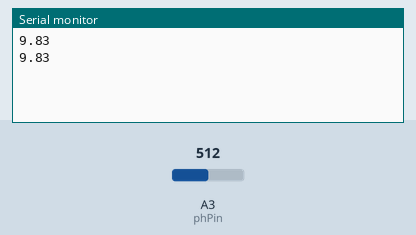
The sketch below on a simulated Arduino Uno, built with avr-gcc and run on an emulated ATmega328P. Parts: the last lines printed to the serial monitor. Inputs (shaded band) come from the test bench; at power-on: A3 (phPin) = 512.

Above: at 1.8 s.
1.9 s: A3 (phPin) set to 716
At 2.8 s:
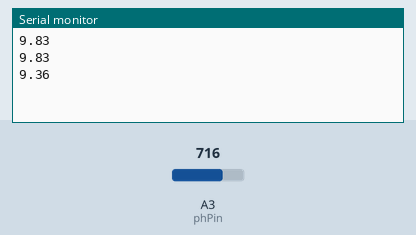
3.4 s: A3 (phPin) set to 900
At 4.8 s:
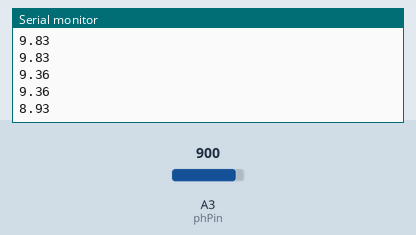
Timing chart, 0 to 6.4 s (numbered marks = the images above; inputs shaded):
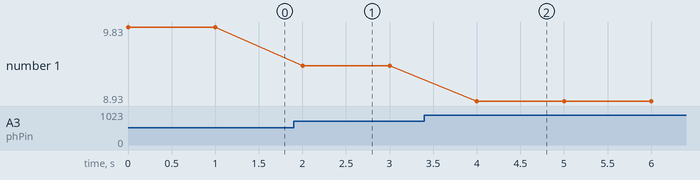

The sketch:

PH.ino
```cpp
#define phPin A3      //pH meter Analog output to Arduino Analog Input 0
float calibration_value = 21.34 + 0.7;
unsigned long int avgValue;  //Store the average value of the sensor feedback
int buf[10], temp;
void setup(){
pinMode(phPin, INPUT);
Serial.begin(115200);
}
void loop(){

  avgValue=analogRead(phPin);
  //take the average value of 6 center sample

  float phValue=(float)avgValue*5.0/1024/6; //convert the analog into millivolt
  phValue = (-5.70 * phValue + calibration_value)/2; //convert the millivolt into pH value

  Serial.println(phValue);

  delay(1000);
}
```

Measured:
- after the input at 1.9 s, the serial monitor: prints a new line after 0.10 s (image 1)
- after the input at 3.4 s, the serial monitor: prints a new line after 0.60 s (image 2)
- plotted number 1: 9.83 → 9.36 after the input at 1.9 s, 9.36 → 8.93 after the input at 3.4 s
